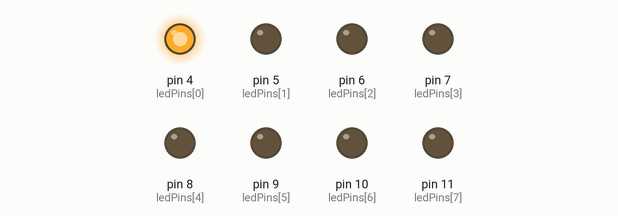
Bench run of a sketch on a simulated Arduino Uno, built with avr-gcc and run on an emulated ATmega328P. On the bench: output pins drawn as LEDs (lit = HIGH).

Above: at 0.2 s.
At 1.2 s:
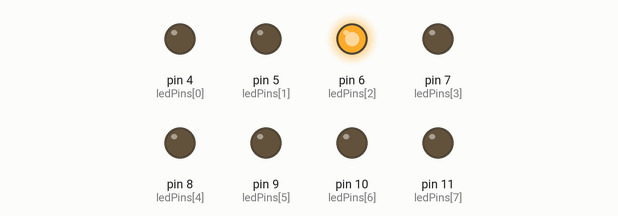
At 1.7 s:
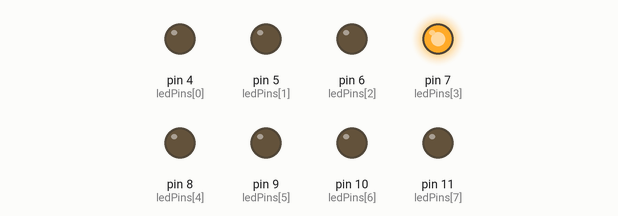
At 2.2 s:
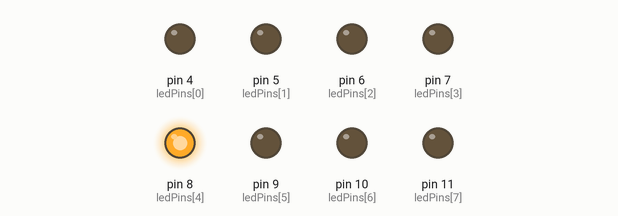
At 3.2 s:
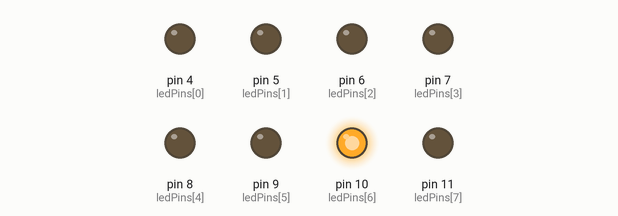
At 4.7 s:
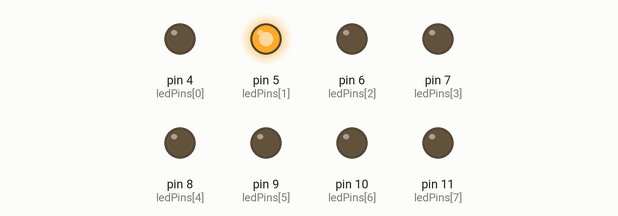
Timing chart, 0 to 5.2 s (numbered marks = the images above):
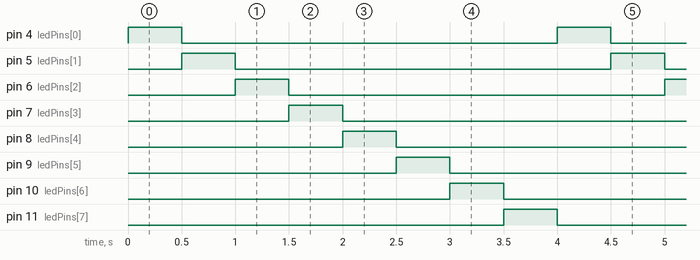

Measured:
- by itself, pin 4 (ledPins[0]), pin 5 (ledPins[1]), pin 6 (ledPins[2]), pin 7 (ledPins[3]), pin 8 (ledPins[4]), pin 9 (ledPins[5]), pin 10 (ledPins[6]), pin 11 (ledPins[7]): alternates HIGH for 0.50 s and LOW for 3.5 s
- by itself, everything shown: repeats every 4.0 s, in 9 steps

The sketch:

leds.ino
```cpp
const int tatalLEDs = 8;
int ledPins[] = {4,5,6,7,8,9,10,11};

void setup(){
  for(int pin=0; pin < tatalLEDs;pin++){
    pinMode(ledPins[pin], OUTPUT);
  }
}

void loop(){
  for(int pin=0; pin < tatalLEDs;pin++){
    digitalWrite(ledPins[pin], HIGH);
    delay(500);
    digitalWrite(ledPins[pin],LOW);
  }

}
```
